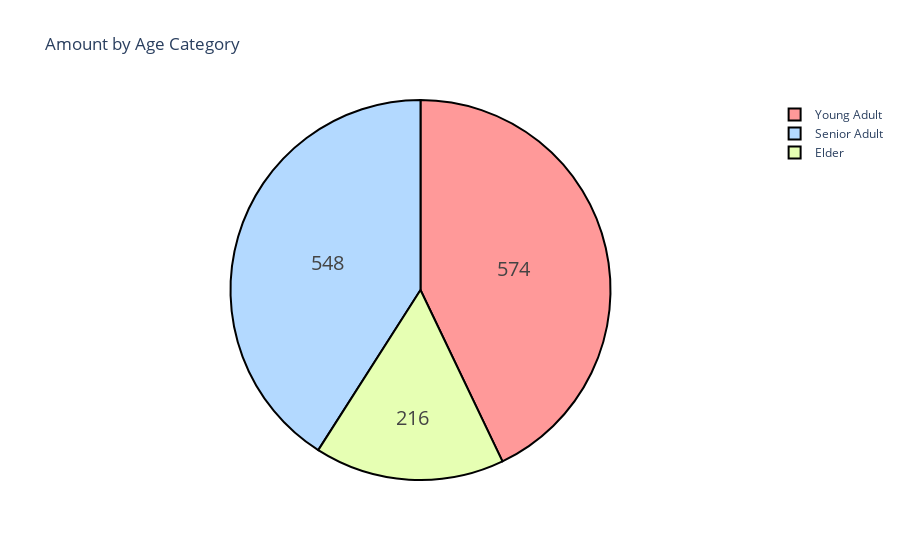

Notebook cell for this chart:
### Markdown cell above
#### Age Analysis:
Turning Age into Categorical Variables:
1. Young Adult: from 18 - 35
2. Senior Adult: from 36 - 55
3. Elder: 56 or older
4. Share of each Category: Young Adults (42.9%), Senior Adults (41%) and Elder (16.1%)

### Code cell
df['age_cat'] = np.nan
lst = [df]

for col in lst:
    col.loc[(col['age'] >= 18) & (col['age'] <= 35), 'age_cat'] = 'Young Adult'
    col.loc[(col['age'] > 35) & (col['age'] <= 55), 'age_cat'] = 'Senior Adult'
    col.loc[col['age'] > 55, 'age_cat'] = 'Elder'
    
    
labels = df["age_cat"].unique().tolist()
amount = df["age_cat"].value_counts().tolist()

colors = ["#ff9999", "#b3d9ff", " #e6ffb3"]

trace = go.Pie(labels=labels, values=amount,
               hoverinfo='label+percent', textinfo='value', 
               textfont=dict(size=20),
               marker=dict(colors=colors, 
                           line=dict(color='#000000', width=2)))

data = [trace]
layout = go.Layout(title="Amount by Age Category")

fig = go.Figure(data=data, layout=layout)
iplot(fig, filename='basic_pie_chart')

### Figure 1 — Plotly figure (JSON) as saved in the notebook; plotly's stock layout.template omitted (floating-point values rounded to 4 significant figures)
{"data": [{"hoverinfo": "label+percent", "labels": ["Young Adult", "Senior Adult", "Elder"], "marker": {"colors": ["#ff9999", "#b3d9ff", " #e6ffb3"], "line": {"color": "#000000", "width": 2}}, "textfont": {"size": 20}, "textinfo": "value", "type": "pie", "values": [574, 548, 216]}], "layout": {"title": {"text": "Amount by Age Category"}}}
